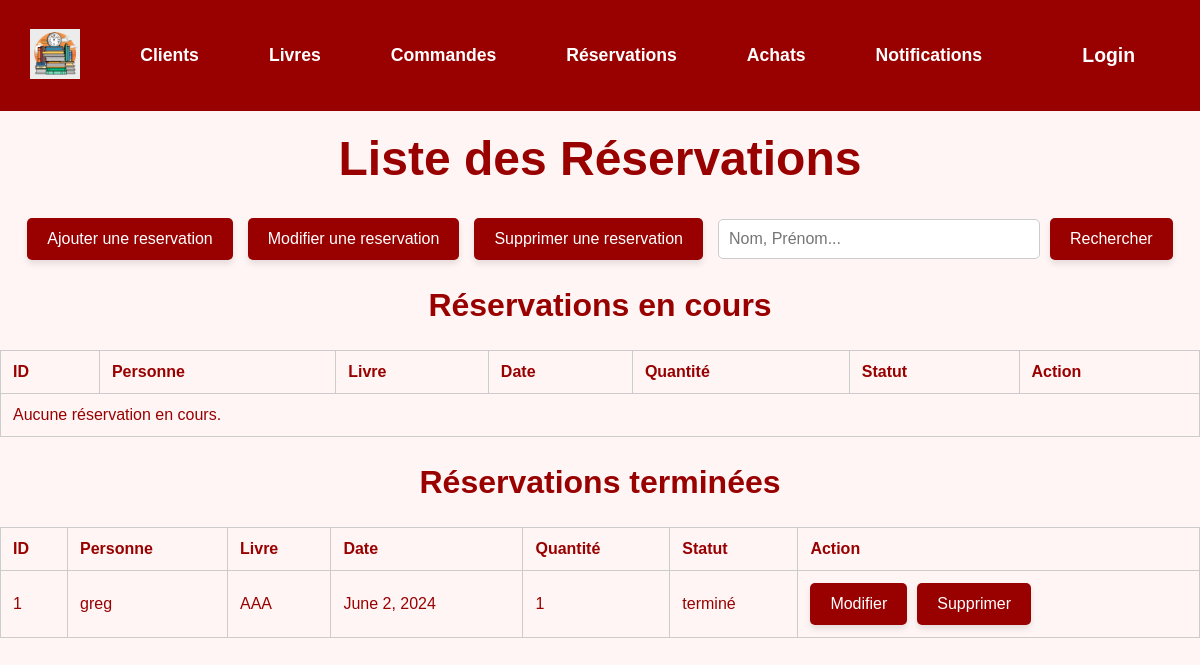
Page /reservations/search/ on the earlier database version.
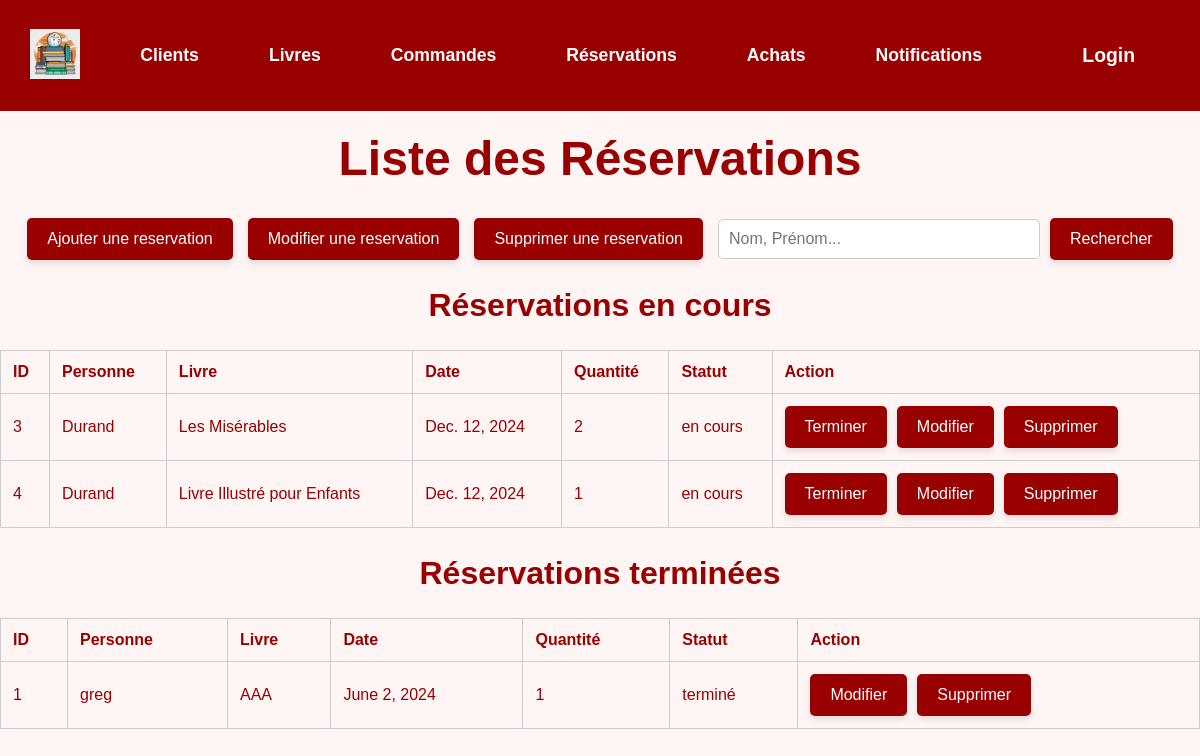
Same page on the later database version.
### gui/models.py (models this page shows, shortened)
class Reserver(models.Model):
    STATUT_CHOICES = [
        ('en cours', 'En cours'),
        ('terminé', 'Terminé'),
    ]
    personne = models.ForeignKey(Personne, on_delete=models.CASCADE)
    livre = models.ForeignKey(Livre, on_delete=models.CASCADE)
    date_reservation = models.DateField(default=datetime.date.today)
    quantite = models.PositiveIntegerField()
    statut = models.CharField(max_length=50,choices=STATUT_CHOICES, default='en cours')
    class Meta:
        db_table = 'Reserver'

class Personne(AbstractBaseUser, PermissionsMixin):
    nom = models.CharField(max_length=100)
    prenom = models.CharField(max_length=100)
    date_naissance = models.DateField()
    telephone = models.CharField(max_length=15)
    email = models.EmailField(max_length=50, primary_key=True)  # Champ unique pour l'identification
    date_creation = models.DateField(auto_now_add=True)
    solde = models.DecimalField(max_digits=10, decimal_places=2)
    adresse = models.ForeignKey('Adresse', on_delete=models.CASCADE)
    role = models.ForeignKey('Role', on_delete=models.CASCADE)
    is_active = models.BooleanField(default=True)
    is_staff = models.BooleanField(default=False)
    is_superuser = models.BooleanField(default=False)
    objects = PersonneManager()
    USERNAME_FIELD = 'email'  # Utiliser l'email comme identifiant unique
    REQUIRED_FIELDS = ['nom', 'prenom']
    class Meta:
        db_table = 'Personne'
    from decimal import Decimal  # Import pour des calculs précis

class Livre(models.Model):
    isbn13 = models.CharField(max_length=13, primary_key=True)
    titre = models.CharField(max_length=255)
    type = models.CharField(max_length=50, blank=True, null=True)
    genre_litteraire = models.CharField(max_length=100,blank=True, null=True)
    sous_genre = models.CharField(max_length=100,blank=True, null=True)
    langue = models.CharField(max_length=50,blank=True, null=True)
    format = models.CharField(max_length=50,blank=True, null=True)
    nombre_pages = models.IntegerField(blank=True,null=True)
    dimensions = models.CharField(max_length=50,blank=True,null=True)
    date_parution = models.DateField(blank=True,null=True)
    localisation = models.CharField(max_length=100,blank=True,null=True)
    synopsis = models.TextField(blank=True,null=True)
    prix = models.DecimalField(max_digits=10, decimal_places=2, default=Decimal('0.00'))
    url_reference = models.URLField(blank=True, null=True)
    quantite_disponible = models.PositiveIntegerField()
    quantite_minimale = models.PositiveIntegerField(default=1)
    editeur = models.ForeignKey(Editeur, on_delete=models.CASCADE)
    contributeurs = models.ManyToManyField(Contributeur)
    class Meta:
        db_table = 'Livre'

### gui/views.py (the view, shortened to what this page needs)
# urls.py: path('reservations/search/', ReserverResearch.as_view(), name='reservations_research'),
class ReserverResearch(ListView):
    model = Reserver
    template_name = 'gui/lister_reservations.html'
    context_object_name = 'reservations'
    def get_queryset(self):
        search_query = self.request.GET.get('search', '')
        sort_by = self.request.GET.get('sort_by', 'date_reservation')
        order = self.request.GET.get('order', 'asc')
        sort_prefix = '' if order == 'asc' else '-'
        query = Q()
        reservations_en_cours = Reserver.objects.filter(statut='en cours').filter(query)
        reservations_terminees = Reserver.objects.filter(statut='terminé').filter(query)
        reservations_en_cours = reservations_en_cours.order_by(f"{sort_prefix}{sort_by}")
        reservations_terminees = reservations_terminees.order_by(f"{sort_prefix}{sort_by}")
        return reservations_en_cours, reservations_terminees
    def get_context_data(self, **kwargs):
        context = super().get_context_data(**kwargs)
        reservations_en_cours, reservations_terminees = self.get_queryset()
        context['reservations_en_cours'] = reservations_en_cours
        context['reservations_terminees'] = reservations_terminees
        return context

### templates/gui/lister_reservations.html (shortened to what the changed rows need)
{% load static %}
<!DOCTYPE html>
<html lang="fr">
<head>
</head>
<body>
    <h1 style="color: #990000; text-align: center; font-size: 3em; margin-top: 20px;">Liste des Réservations</h1>
    <h2 style="text-align: center; font-size: 2em; color: #990000;">Réservations en cours</h2>
    <table>
        <thead>
            <tr>
                <th><a href="?sort_by=id&order={% if request.GET.order == 'asc' %}desc{% else %}asc{% endif %}">ID</a></th>
                <th><a href="?sort_by=personne&order={% if request.GET.order == 'asc' %}desc{% else %}asc{% endif %}">Personne</a></th>
                <th><a href="?sort_by=livre&order={% if request.GET.order == 'asc' %}desc{% else %}asc{% endif %}">Livre</a></th>
                <th><a href="?sort_by=date_reservation&order={% if request.GET.order == 'asc' %}desc{% else %}asc{% endif %}">Date</a></th>
                <th><a href="?sort_by=quantite&order={% if request.GET.order == 'asc' %}desc{% else %}asc{% endif %}">Quantité</a></th>
                <th><a href="?sort_by=statut&order={% if request.GET.order == 'asc' %}desc{% else %}asc{% endif %}">Statut</a></th>
                <th>Action</th>
            </tr>
        </thead>
        <tbody>
            {% for reservation in reservations_en_cours %}
            <tr>
                <td>{{ reservation.id }}</td>
                <td>{{ reservation.personne.nom }}</td>
                <td>{{ reservation.livre.titre }}</td>
                <td>{{ reservation.date_reservation }}</td>
                <td>{{ reservation.quantite }}</td>
                <td>{{ reservation.statut }}</td>
                <td>
                    <div class="action-buttons">
                        <form method="POST" action="{% url 'terminer_reservation' reservation.id %}">
                            <button type="submit" class="button">Terminer</button>
                        </form>
                        <a href="{% url 'reservations_update' reservation.id %}" class="btn-warning">Modifier</a>
                        <a href="{% url 'reservations_with_ID_delete' pk=reservation.id %}" class="button">Supprimer</a>
                    </div>
                </td>
            </tr>
            {% empty %}
            <tr class="empty-message">
                <td colspan="7">Aucune réservation en cours.</td>
            </tr>
            {% endfor %}
        </tbody>
    </table>
    <h2 style="text-align: center; font-size: 2em; color: #990000;">Réservations terminées</h2>
    <table>
        <thead>
            <tr>
                <th><a href="?sort_by=id&order={% if request.GET.order == 'asc' %}desc{% else %}asc{% endif %}">ID</a></th>
                <th><a href="?sort_by=personne&order={% if request.GET.order == 'asc' %}desc{% else %}asc{% endif %}">Personne</a></th>
                <th><a href="?sort_by=livre&order={% if request.GET.order == 'asc' %}desc{% else %}asc{% endif %}">Livre</a></th>
                <th><a href="?sort_by=date_reservation&order={% if request.GET.order == 'asc' %}desc{% else %}asc{% endif %}">Date</a></th>
                <th><a href="?sort_by=quantite&order={% if request.GET.order == 'asc' %}desc{% else %}asc{% endif %}">Quantité</a></th>
                <th><a href="?sort_by=statut&order={% if request.GET.order == 'asc' %}desc{% else %}asc{% endif %}">Statut</a></th>
                <th>Action</th>
            </tr>
        </thead>
        <tbody>
            {% for reservation in reservations_terminees %}
            <tr>
                <td>{{ reservation.id }}</td>
                <td>{{ reservation.personne.nom }}</td>
                <td>{{ reservation.livre.titre }}</td>
                <td>{{ reservation.date_reservation }}</td>
                <td>{{ reservation.quantite }}</td>
                <td>{{ reservation.statut }}</td>
                <td>
                    <div class="action-buttons">
                        <a href="{% url 'reservations_update' reservation.id %}" class="btn-warning">Modifier</a>
                        <a href="{% url 'reservations_with_ID_delete' pk=reservation.id %}" class="button">Supprimer</a>
                    </div>
                </td>
            </tr>
            {% empty %}
            <tr class="empty-message">
                <td colspan="7">Aucune réservation terminée.</td>
            </tr>
            {% endfor %}
        </tbody>
    </table>
</body>
</html>

Differences in the rows shown:
added Reserver: id "3", personne.nom "Durand", livre.titre "Les Misérables", date_reservation "Dec. 12, 2024", quantite "2", statut "en cours", shown under "Réservations en cours"
added Reserver: id "4", personne.nom "Durand", livre.titre "Livre Illustré pour Enfants", date_reservation "Dec. 12, 2024", quantite "1", statut "en cours", shown under "Réservations en cours"
Other differences:
text no longer shown: "Aucune réservation en cours."
